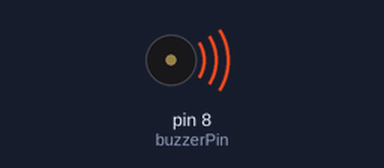
A sketch run on a simulated Arduino Uno, built with avr-gcc and run on an emulated ATmega328P. On the bench: buzzer (waves = sounding).

Above: at 0.8 s.
At 32.14 s:
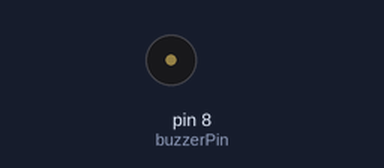
Timing chart, 0 to 35.6 s (numbered marks = the images above):
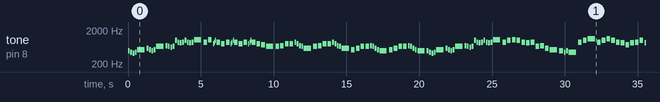

Measured:
- by itself, tone on pin 8 (buzzerPin): plays 494 Hz for 0.13 s, 440 Hz for 0.13 s, 415 Hz for 0.13 s, 440 Hz for 0.13 s, 523 Hz for 0.50 s, 587 Hz for 0.13 s … (433 notes in this stretch)

The sketch:

mozartturkmarsi.ino
```cpp
#define NOTE_GS4 415
#define NOTE_A4  440
#define NOTE_B4  494
#define NOTE_C5  523
#define NOTE_D5  587
#define NOTE_DS5 622
#define NOTE_E5  659
#define NOTE_F5  698
#define NOTE_FS5 740
#define NOTE_G5  784
#define NOTE_GS5 831
#define NOTE_A5  880
#define NOTE_B5  988
#define NOTE_C6  1047
#define NOTE_CS6 1109

const int buzzerPin = 8;

int melody[] = {
  NOTE_B4, NOTE_A4, NOTE_GS4, NOTE_A4, NOTE_C5,
  NOTE_D5, NOTE_C5, NOTE_B4, NOTE_C5, NOTE_E5,
  NOTE_F5, NOTE_E5, NOTE_DS5, NOTE_E5,
  NOTE_B5, NOTE_A5, NOTE_GS5, NOTE_A5, NOTE_B5, NOTE_A5, NOTE_GS5, NOTE_A5, NOTE_C6,
  NOTE_A5, NOTE_C6, NOTE_G5, NOTE_A5, NOTE_B5, NOTE_A5,
  NOTE_G5, NOTE_A5, NOTE_G5, NOTE_A5, NOTE_B5, NOTE_A5, NOTE_G5, NOTE_A5, NOTE_G5, NOTE_A5, NOTE_B5, NOTE_A5, NOTE_G5, NOTE_FS5, NOTE_E5,
  NOTE_E5, NOTE_F5, NOTE_G5, NOTE_G5, NOTE_A5, NOTE_G5, NOTE_F5, NOTE_E5, NOTE_D5,
  NOTE_E5, NOTE_F5, NOTE_G5, NOTE_G5, NOTE_A5, NOTE_G5, NOTE_F5, NOTE_E5, NOTE_D5,
  NOTE_C5, NOTE_D5, NOTE_E5, NOTE_E5, NOTE_F5, NOTE_E5, NOTE_D5, NOTE_C5, NOTE_B4,
  NOTE_C5, NOTE_D5, NOTE_E5, NOTE_E5, NOTE_F5, NOTE_E5, NOTE_D5, NOTE_C5, NOTE_B4,
  NOTE_B4, NOTE_A4, NOTE_GS4, NOTE_A4, NOTE_C5,
  NOTE_D5, NOTE_C5, NOTE_B4, NOTE_C5, NOTE_E5,
  NOTE_F5, NOTE_E5, NOTE_DS5, NOTE_E5,
  NOTE_B5, NOTE_A5, NOTE_GS5, NOTE_A5, NOTE_B5, NOTE_A5, NOTE_GS5, NOTE_A5, NOTE_C6,
  NOTE_A5, NOTE_B5, NOTE_C6,  NOTE_B5, NOTE_A5, NOTE_GS5, NOTE_A5, NOTE_E5, NOTE_F5, NOTE_D5, NOTE_C5, NOTE_B4, NOTE_A4, NOTE_B4, NOTE_A4,
  NOTE_A5, NOTE_B5, NOTE_CS6, NOTE_A5, NOTE_B5, NOTE_CS6,  NOTE_B5, NOTE_A5, NOTE_GS5, NOTE_FS5, NOTE_GS5, NOTE_A5, NOTE_B5, NOTE_GS5, NOTE_E5,
  NOTE_A5, NOTE_B5, NOTE_CS6, NOTE_A5, NOTE_B5, NOTE_CS6,  NOTE_B5, NOTE_A5, NOTE_GS5, NOTE_FS5, NOTE_B5, NOTE_GS5, NOTE_E5, NOTE_A5,
  NOTE_A5, NOTE_B5, NOTE_CS6, NOTE_A5, NOTE_B5, NOTE_CS6,  NOTE_B5, NOTE_A5, NOTE_GS5, NOTE_FS5, NOTE_GS5, NOTE_A5, NOTE_B5, NOTE_GS5, NOTE_E5,
  NOTE_A5, NOTE_B5, NOTE_CS6, NOTE_A5, NOTE_B5, NOTE_CS6,  NOTE_B5, NOTE_A5, NOTE_GS5, NOTE_FS5, NOTE_B5, NOTE_GS5, NOTE_E5, NOTE_A5
};

int noteDurations[] = {
  8, 8, 8, 8, 2,
  8, 8, 8, 8, 2,
  8, 8, 8, 8,
  8, 8, 8, 8, 8, 8, 8, 8, 2,
  4, 4, 16, 16, 16, 4,
  4, 4, 16, 16, 16, 4, 4, 4, 16, 16, 16, 4, 4, 4, 2,
  4, 4, 4, 4, 8, 8, 8, 8, 2,
  4, 4, 4, 4, 8, 8, 8, 8, 2,
  4, 4, 4, 4, 8, 8, 8, 8, 2,
  4, 4, 4, 4, 8, 8, 8, 8, 2,
  8, 8, 8, 8, 2,
  8, 8, 8, 8, 2,
  8, 8, 8, 8,
  8, 8, 8, 8, 8, 8, 8, 8, 2,
  4, 4, 4, 4, 4, 4, 4, 4, 4, 4, 2, 4, 8, 8, 2,
  4, 4, 2, 4, 4, 4, 4, 4, 4, 4, 4, 4, 4, 4, 4,
  4, 4, 2, 4, 4, 4, 4, 4, 4, 4, 4, 4, 4, 2,
  4, 4, 2, 4, 4, 4, 4, 4, 4, 4, 4, 4, 4, 4, 4,
  4, 4, 2, 4, 4, 4, 4, 4, 4, 4, 4, 4, 4, 2
};

int totalNotes = sizeof(melody) / sizeof(melody[0]);

void setup() {
  pinMode(buzzerPin, OUTPUT);
}

void loop() {
  for (int thisNote = 0; thisNote < totalNotes; thisNote++) {
    int noteDuration = 1000 / noteDurations[thisNote];
    tone(buzzerPin, melody[thisNote], noteDuration);

    int pauseBetweenNotes = noteDuration * 1.30;
    delay(pauseBetweenNotes);
    noTone(buzzerPin);
  }

  delay(3000);
}
```
